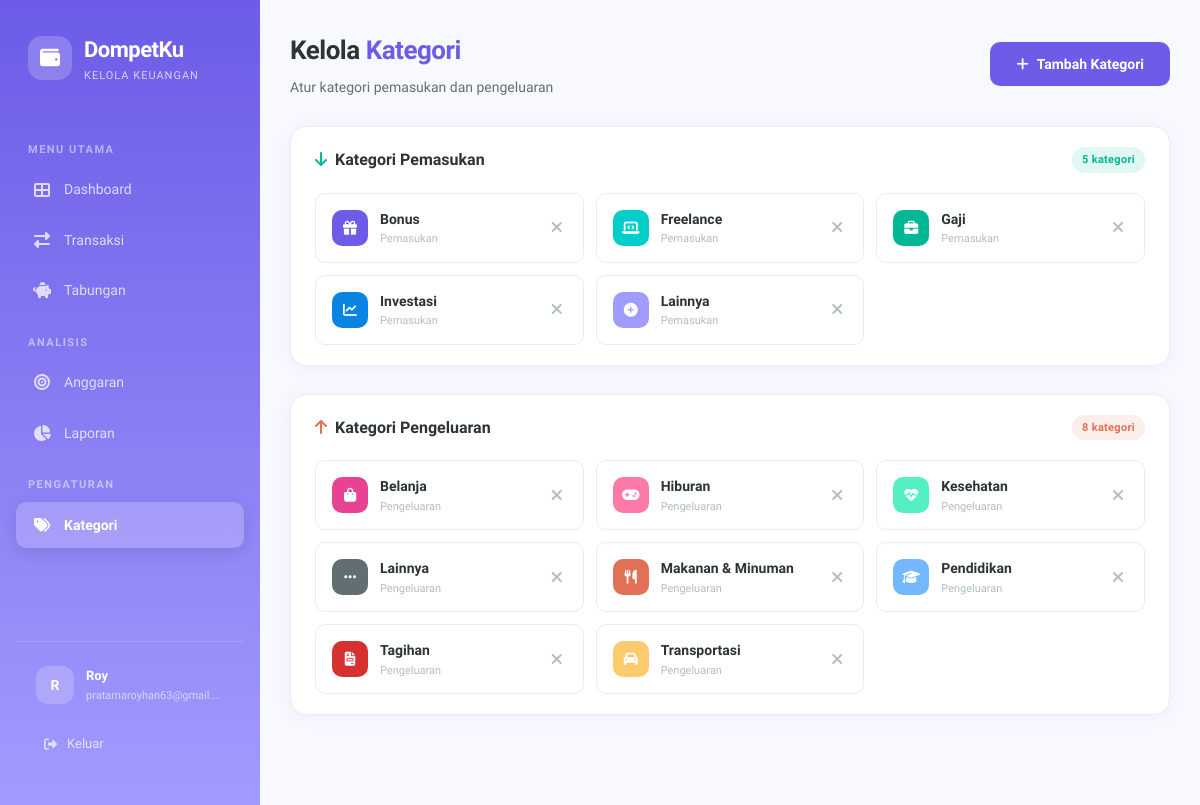
/categories (signed in), run on the app's committed database.
### app.py (models this page shows, shortened)
class User(UserMixin, db.Model):
    id = db.Column(db.Integer, primary_key=True)
    username = db.Column(db.String(80), unique=True, nullable=False)
    email = db.Column(db.String(120), unique=True, nullable=False)
    password_hash = db.Column(db.String(256), nullable=False)
    created_at = db.Column(db.DateTime, default=datetime.utcnow)
    transactions = db.relationship('Transaction', backref='user', lazy=True, cascade='all, delete-orphan')
    savings_goals = db.relationship('SavingsGoal', backref='user', lazy=True, cascade='all, delete-orphan')
    categories = db.relationship('Category', backref='user', lazy=True, cascade='all, delete-orphan')
    budgets = db.relationship('Budget', backref='user', lazy=True, cascade='all, delete-orphan')

class Category(db.Model):
    id = db.Column(db.Integer, primary_key=True)
    name = db.Column(db.String(50), nullable=False)
    type = db.Column(db.String(20), nullable=False)  # 'income' or 'expense'
    icon = db.Column(db.String(50), default='fas fa-tag')
    color = db.Column(db.String(20), default='#6C5CE7')
    user_id = db.Column(db.Integer, db.ForeignKey('user.id'), nullable=False)
    transactions = db.relationship('Transaction', backref='category', lazy=True)

### app.py (the view)
@app.route('/categories')
@login_required
def categories():
    income_cats = Category.query.filter_by(user_id=current_user.id, type='income').order_by(Category.name).all()
    expense_cats = Category.query.filter_by(user_id=current_user.id, type='expense').order_by(Category.name).all()
    return render_template('categories.html', income_categories=income_cats, expense_categories=expense_cats)

### app.py (called while the page is built)
@login_manager.user_loader
def load_user(user_id):
    return db.session.get(User, int(user_id))

### templates/categories.html (shortened to what this page needs)
{% extends "base.html" %}
{% block content %}
<div class="page-header">
    <div>
        <h1>Kelola <span>Kategori</span></h1>
        <p class="page-subtitle">Atur kategori pemasukan dan pengeluaran</p>
    </div>
    <button class="btn btn-primary" onclick="document.getElementById('addCategoryModal').classList.add('active')">
        <i class="fas fa-plus"></i> Tambah Kategori
    </button>
</div>
<div class="card slide-up" style="margin-bottom: 28px;">
    <div class="card-header">
        <h3><i class="fas fa-arrow-down" style="color: var(--accent-green); margin-right: 8px;"></i>Kategori Pemasukan</h3>
        <span class="badge badge-income">{{ income_categories|length }} kategori</span>
    </div>
    <div class="card-body">
        {% if income_categories %}
        <div class="category-grid">
            {% for cat in income_categories %}
            <div class="category-chip">
                <div class="cat-icon" style="background: {{ cat.color }};">
                    <i class="{{ cat.icon }}"></i>
                </div>
                <div style="flex: 1;">
                    <div class="cat-name">{{ cat.name }}</div>
                    <div class="cat-type">Pemasukan</div>
                </div>
                <form method="POST" action="{{ url_for('delete_category', id=cat.id) }}" style="display: inline;"
                      onsubmit="return confirm('Hapus kategori {{ cat.name }}?');">
                    <button type="submit" class="cat-delete">
                        <i class="fas fa-times"></i>
                    </button>
                </form>
            </div>
            {% endfor %}
        </div>
        {% else %}
        <p style="color: var(--text-muted); text-align: center; padding: 20px;">Belum ada kategori pemasukan</p>
        {% endif %}
    </div>
</div>
<div class="card slide-up">
    <div class="card-header">
        <h3><i class="fas fa-arrow-up" style="color: var(--accent-orange); margin-right: 8px;"></i>Kategori Pengeluaran</h3>
        <span class="badge badge-expense">{{ expense_categories|length }} kategori</span>
    </div>
    <div class="card-body">
        {% if expense_categories %}
        <div class="category-grid">
            {% for cat in expense_categories %}
            <div class="category-chip">
                <div class="cat-icon" style="background: {{ cat.color }};">
                    <i class="{{ cat.icon }}"></i>
                </div>
                <div style="flex: 1;">
                    <div class="cat-name">{{ cat.name }}</div>
                    <div class="cat-type">Pengeluaran</div>
                </div>
                <form method="POST" action="{{ url_for('delete_category', id=cat.id) }}" style="display: inline;"
                      onsubmit="return confirm('Hapus kategori {{ cat.name }}?');">
                    <button type="submit" class="cat-delete">
                        <i class="fas fa-times"></i>
                    </button>
                </form>
            </div>
            {% endfor %}
        </div>
        {% else %}
        <p style="color: var(--text-muted); text-align: center; padding: 20px;">Belum ada kategori pengeluaran</p>
        {% endif %}
    </div>
</div>
                    {% set colors = ['#6C5CE7', '#A29BFE', '#00B894', '#00CEC9', '#0984E3', '#74B9FF', '#FD79A8', '#E84393', '#E17055', '#FDCB6E', '#55EFC4', '#D63031'] %}
                    {% set icons = ['fas fa-tag', 'fas fa-utensils', 'fas fa-car', 'fas fa-home', 'fas fa-briefcase', 'fas fa-laptop-code', 'fas fa-graduation-cap', 'fas fa-heartbeat', 'fas fa-gamepad', 'fas fa-shopping-bag', 'fas fa-file-invoice', 'fas fa-gift', 'fas fa-chart-line', 'fas fa-plane', 'fas fa-bus', 'fas fa-tshirt'] %}
{% endblock %}

### templates/base.html (shortened to what this page needs)
<!DOCTYPE html>
<html lang="id">
<head>
    <link rel="stylesheet" href="https://cdnjs.cloudflare.com/ajax/libs/font-awesome/6.5.1/css/all.min.css">
    <link rel="stylesheet" href="{{ url_for('static', filename='css/style.css') }}">
</head>
<body>
    {% if current_user.is_authenticated %}
    <div class="app-layout">
        <aside class="sidebar" id="sidebar">
            <div class="sidebar-brand">
                <div class="brand-icon">
                    <i class="fas fa-wallet"></i>
                </div>
                <div>
                    <div class="brand-text">DompetKu</div>
                    <div class="brand-sub">Kelola Keuangan</div>
                </div>
            </div>
            <nav class="sidebar-nav">
                <div class="nav-section-title">Menu Utama</div>
                <div class="nav-item">
                    <a href="{{ url_for('dashboard') }}" class="nav-link {% if request.endpoint == 'dashboard' %}active{% endif %}">
                        <i class="fas fa-th-large"></i>
                        <span>Dashboard</span>
                    </a>
                </div>
                <div class="nav-item">
                    <a href="{{ url_for('transactions') }}" class="nav-link {% if request.endpoint in ['transactions', 'add_transaction', 'edit_transaction'] %}active{% endif %}">
                        <i class="fas fa-exchange-alt"></i>
                        <span>Transaksi</span>
                    </a>
                </div>
                <div class="nav-item">
                    <a href="{{ url_for('savings') }}" class="nav-link {% if request.endpoint in ['savings', 'add_savings_goal', 'savings_detail'] %}active{% endif %}">
                        <i class="fas fa-piggy-bank"></i>
                        <span>Tabungan</span>
                    </a>
                </div>
                <div class="nav-section-title">Analisis</div>
                <div class="nav-item">
                    <a href="{{ url_for('budgets') }}" class="nav-link {% if request.endpoint == 'budgets' %}active{% endif %}">
                        <i class="fas fa-bullseye"></i>
                        <span>Anggaran</span>
                    </a>
                </div>
                <div class="nav-item">
                    <a href="{{ url_for('reports') }}" class="nav-link {% if request.endpoint == 'reports' %}active{% endif %}">
                        <i class="fas fa-chart-pie"></i>
                        <span>Laporan</span>
                    </a>
                </div>
                <div class="nav-section-title">Pengaturan</div>
                <div class="nav-item">
                    <a href="{{ url_for('categories') }}" class="nav-link {% if request.endpoint == 'categories' %}active{% endif %}">
                        <i class="fas fa-tags"></i>
                        <span>Kategori</span>
                    </a>
                </div>
            </nav>
            <div class="sidebar-footer">
                <div class="sidebar-user">
                    <div class="user-avatar">{{ current_user.username[0]|upper }}</div>
                    <div class="user-info">
                        <div class="user-name">{{ current_user.username }}</div>
                        <div class="user-email">{{ current_user.email }}</div>
                    </div>
                </div>
                <a href="{{ url_for('logout') }}" class="logout-btn">
                    <i class="fas fa-sign-out-alt"></i>
                    <span>Keluar</span>
                </a>
            </div>
        </aside>
        <main class="main-content">
            {% block content %}{% endblock %}
        </main>
    </div>
    {% else %}
        {% block auth_content %}{% endblock %}
    {% endif %}
</body>
</html>

### data on the page
User: username "R", username "Roy", email "pratamaroyhan63@gmail.…"
Category: name "Bonus"
Category: name "Freelance"
Category: name "Gaji"
Category: name "Investasi"
Category: name "Lainnya"
Category: name "Belanja"
Category: name "Hiburan"
Category: name "Kesehatan"
Category: name "Lainnya"
Category: name "Makanan & Minuman"
Category: name "Pendidikan"
Category: name "Tagihan"
Category: name "Transportasi"

### other printed values
{{ income_categories|length }} "5"
{{ expense_categories|length }} "8"
